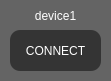
    <widget class="QFrame" name="frame_10">
     <property name="geometry">
      <rect>
       <x>760</x>
       <y>30</y>
       <width>111</width>
       <height>81</height>
      </rect>
     </property>
     <property name="styleSheet">
      <string notr="true">background-color:rgb(100, 100, 100);
border-style:solid;
border-radius: 10px;</string>
     </property>
     <property name="frameShape">
      <enum>QFrame::Shape::StyledPanel</enum>
     </property>
     <property name="frameShadow">
      <enum>QFrame::Shadow::Raised</enum>
     </property>
     <widget class="QLabel" name="gpu0_usage_9">
      <property name="geometry">
       <rect>
        <x>210</x>
        <y>80</y>
        <width>91</width>
        <height>31</height>
       </rect>
      </property>
      <property name="styleSheet">
       <string notr="true">font: 700 14pt &quot;맑은 고딕&quot;;</string>
      </property>
      <property name="text">
       <string>0%</string>
      </property>
     </widget>
     <widget class="QLabel" name="label_33">
      <property name="geometry">
       <rect>
        <x>170</x>
        <y>80</y>
        <width>81</width>
        <height>31</height>
       </rect>
      </property>
      <property name="styleSheet">
       <string notr="true">font: 700 14pt &quot;맑은 고딕&quot;;</string>
      </property>
      <property name="text">
       <string>0%</string>
      </property>
     </widget>
     <widget class="QLabel" name="label_34">
      <property name="geometry">
       <rect>
        <x>170</x>
        <y>110</y>
        <width>91</width>
        <height>31</height>
       </rect>
      </property>
      <property name="styleSheet">
       <string notr="true">font: 700 14pt &quot;맑은 고딕&quot;;</string>
      </property>
      <property name="text">
       <string>0%</string>
      </property>
     </widget>
     <widget class="QLabel" name="label_35">
      <property name="geometry">
       <rect>
        <x>30</x>
        <y>140</y>
        <width>131</width>
        <height>31</height>
       </rect>
      </property>
      <property name="styleSheet">
       <string notr="true">font: 700 14pt &quot;맑은 고딕&quot;;</string>
      </property>
      <property name="text">
       <string>MEMORY:</string>
      </property>
     </widget>
     <widget class="QLabel" name="memory_usage_9">
      <property name="geometry">
       <rect>
        <x>170</x>
        <y>140</y>
        <width>91</width>
        <height>31</height>
       </rect>
      </property>
      <property name="styleSheet">
       <string notr="true">font: 700 14pt &quot;맑은 고딕&quot;;</string>
      </property>
      <property name="text">
       <string>0%</string>
      </property>
     </widget>
     <widget class="QLabel" name="cpu_name_24">
      <property name="geometry">
       <rect>
        <x>280</x>
        <y>30</y>
        <width>21</width>
        <height>21</height>
       </rect>
      </property>
      <property name="font">
       <font>
        <family>맑은 고딕</family>
        <pointsize>12</pointsize>
        <italic>false</italic>
        <bold>true</bold>
       </font>
      </property>
      <property name="styleSheet">
       <string notr="true">font: 700 12pt &quot;맑은 고딕&quot;;
color: rgb(186, 186, 186);</string>
      </property>
      <property name="text">
       <string>%</string>
      </property>
     </widget>
     <widget class="QLabel" name="cpu_usage_8">
      <property name="geometry">
       <rect>
        <x>210</x>
        <y>20</y>
        <width>61</width>
        <height>51</height>
       </rect>
      </property>
      <property name="layoutDirection">
       <enum>Qt::LayoutDirection::RightToLeft</enum>
      </property>
      <property name="styleSheet">
       <string notr="true">font: 700 40pt &quot;맑은 고딕&quot;;
color: rgb(255, 255, 255);</string>
      </property>
      <property name="text">
       <string>0</string>
      </property>
      <property name="alignment">
       <set>Qt::AlignmentFlag::AlignRight|Qt::AlignmentFlag::AlignTrailing|Qt::AlignmentFlag::AlignVCenter</set>
      </property>
     </widget>
     <widget class="QLabel" name="cpu_usage_9">
      <property name="geometry">
       <rect>
        <x>10</x>
        <y>0</y>
        <width>91</width>
        <height>31</height>
       </rect>
      </property>
      <property name="layoutDirection">
       <enum>Qt::LayoutDirection::RightToLeft</enum>
      </property>
      <property name="styleSheet">
       <string notr="true">font: 700 13pt &quot;맑은 고딕&quot;;
color: rgb(255, 255, 255);</string>
      </property>
      <property name="text">
       <string>device1</string>
      </property>
      <property name="alignment">
       <set>Qt::AlignmentFlag::AlignCenter</set>
      </property>
     </widget>
     <widget class="QPushButton" name="connect">
      <property name="geometry">
       <rect>
        <x>10</x>
        <y>30</y>
        <width>91</width>
        <height>41</height>
       </rect>
      </property>
      <property name="styleSheet">
       <string notr="true">font: 700 12pt &quot;맑은 고딕&quot;;
color: rgb(255, 255, 255);
background-color: rgb(52, 52, 52);</string>
      </property>
      <property name="text">
       <string>CONNECT</string>
      </property>
     </widget>
    </widget>
